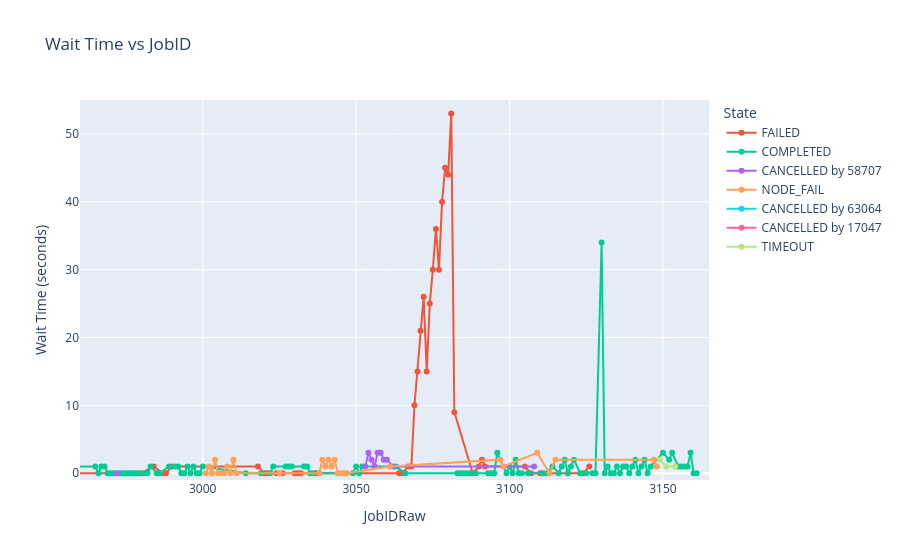

The notebook cell this image was saved under:
### Code cell
data = pd.read_csv("../Data/Slurm-data-2.csv")
data.columns = ['UID','GID','JobIDRaw','Group','Account','JobName','TimelimitRaw','Submit','Start','End','State','ExitCode',
                'ReservationId','Reservation','Priority','Eligible','Constraints','SystemCPU','CPUTimeRAW','ElapsedRaw',
                'Layout','NTasks','QOSREQ','QOS','Restarts','WorkDir','ConsumedEnergyRaw','FailedNode','AveDiskRead',
                'AveDiskWrite','MaxDiskRead','MaxDiskWrite','Partition','Reason','Suspended','AllocNodes','AveRSS','MaxRSS',
                'DerivedExitCode','AveVMSize','MaxVMSize','ReqMem','ReqNodes','NNodes','Planned','PlannedCPURAW','NCPUS',
                'UserCPU','ReqCPUS','TotalCPU','TRESUsageInTot','TRESUsageOutTot','ReqTRES','AllocTRES','TRESUsageInMax',
                'TRESUsageOutMax','Flags','Comment','SystemComment','AdminComment']

data = data.dropna(subset=['JobIDRaw', 'Submit', 'Start'])

#Verify no missing values in JobIDRaw, Submit, Start
#print(data.shape)
#nan_columns = data.columns[data.isna().any()]
#print(data[nan_columns])

#Removes Na values in JobIDRaw, Submit, Start
data = data.sort_values(by=['JobIDRaw'], ascending=True)

#Errors=coerce removes invalid dates that are not NaNs
data['Start'] = pd.to_datetime(data["Start"], format='%Y-%m-%dT%H:%M:%S', errors='coerce')
data['Start'] = (data["Start"] - pd.Timestamp('1970-01-01')) // pd.Timedelta('1s')
data['Submit'] = pd.to_datetime(data['Submit'], format='%Y-%m-%dT%H:%M:%S', errors='coerce')
data['Submit'] = (data['Submit'] - pd.Timestamp('1970-01-01')) // pd.Timedelta('1s')

wait_times = []

for i in range(len(data)):
    wait = data.iloc[i]['Start'] - data.iloc[i]['Submit']
    wait_times.append(wait)

plot = px.line(data, x=data['JobIDRaw'], y=wait_times, color=data['State'],
                    title='Wait Time vs JobID',
                    labels={'x': 'JobID Time', 'y': 'Wait Time (seconds)'},
                    color_discrete_map={'timeout': 'black'})

#Can add lots of color,opacity, size, shape info to the datapoints
plot.update_traces(mode='markers+lines', marker=dict(size=6))
plot.update_layout(xaxis=dict(range=[2960, 3165]))
plot.update_layout(yaxis=dict(range=[-1, 55]))
plot.show()

plot.write_html("../Plots/Slurm-Data-2-plot.html")
plot.write_image("../Plots/WaitTimevsJobID.png")
plot.write_html("../Plots/WaitTimevsJobID.html")

#Also, can click and drag on the plot to zoom in on a specific area of the graph

### Figure 1 — Plotly figure (JSON) as saved in the notebook; plotly's stock layout.template omitted (floating-point values rounded to 4 significant figures)
{"data": [{"hovertemplate": "State=FAILED<br>JobIDRaw=%{x}<br>Wait Time (seconds)=%{y}<extra></extra>", "legendgroup": "FAILED", "line": {"color": "#EF553B", "dash": "solid"}, "marker": {"size": 6, "symbol": "circle"}, "mode": "markers+lines", "name": "FAILED", "orientation": "v", "showlegend": true, "type": "scatter", "x": [20, 21, 22, 23, 2980, 2984, 2987, 2988, 2990, 3018, 3020, 3021, 3024, 3026, 3030, 3031, 3032, 3037, 3064, 3065, 3067, 3068, 3069, 3070, 3071, 3072, 3073, 3074, 3075, 3076, 3077, 3078, 3079, 3080, 3081, 3082, 3088, 3090, 3091, 3092, 3105, 3107, 3110, 3124, 3126], "xaxis": "x", "y": [77.0, 0.0, 0.0, 0.0, 0.0, 1.0, 0.0, 0.0, 1.0, 1.0, 0.0, 0.0, 0.0, 0.0, 0.0, 0.0, 0.0, 0.0, 0.0, 0.0, 1.0, 1.0, 10.0, 15.0, 21.0, 26.0, 15.0, 25.0, 30.0, 36.0, 30.0, 40.0, 45.0, 44.0, 53.0, 9.0, 0.0, 1.0, 2.0, 1.0, 1.0, 0.0, 0.0, 0.0, 1.0], "yaxis": "y"}, {"hovertemplate": "State=COMPLETED<br>JobIDRaw=%{x}<br>Wait Time (seconds)=%{y}<extra></extra>", "legendgroup": "COMPLETED", "line": {"color": "#00cc96", "dash": "solid"}, "marker": {"size": 6, "symbol": "circle"}, "mode": "markers+lines", "name": "COMPLETED", "orientation": "v", "showlegend": true, "type": "scatter", "x": [24, 25, 2965, 2966, 2967, 2968, 2969, 2970, 2971, 2973, 2974, 2975, 2976, 2977, 2978, 2979, 2981, 2982, 2983, 2985, 2986, 2989, 2991, 2992, 2993, 2994, 2995, 2996, 2997, 2998, 2999, 3000, 3014, 3019, 3022, 3023, 3027, 3028, 3029, 3033, 3034, 3035, 3036, 3049, 3050, 3051, 3052, 3063, 3066, 3083, 3084, 3085, 3086, 3087, 3089, 3093, 3094, 3095, 3096, 3099, 3100, 3101, 3102, 3103, 3104, 3106, 3111, 3112, 3114, 3116, 3117, 3118, 3119, 3120, 3121, 3123, 3125, 3127, 3128, 3130, 3131, 3132, 3133, 3134, 3135, 3136, 3137, 3138, 3139, 3140, 3141, 3142, 3143, 3144, 3145, 3146, 3150, 3152, 3153, 3155, 3156, 3157, 3158, 3159, 3160, 3161], "xaxis": "x", "y": [16.0, 0.0, 1.0, 0.0, 1.0, 1.0, 0.0, 0.0, 0.0, 0.0, 0.0, 0.0, 0.0, 0.0, 0.0, 0.0, 0.0, 0.0, 1.0, 0.0, 0.0, 1.0, 1.0, 1.0, 0.0, 0.0, 1.0, 0.0, 1.0, 0.0, 0.0, 1.0, 0.0, 0.0, 0.0, 1.0, 1.0, 1.0, 1.0, 1.0, 1.0, 0.0, 0.0, 0.0, 1.0, 0.0, 1.0, 1.0, 0.0, 0.0, 0.0, 0.0, 0.0, 0.0, 0.0, 0.0, 0.0, 0.0, 3.0, 0.0, 1.0, 0.0, 2.0, 0.0, 0.0, 0.0, 0.0, 0.0, 1.0, 0.0, 1.0, 2.0, 0.0, 1.0, 2.0, 0.0, 0.0, 0.0, 0.0, 34.0, 0.0, 1.0, 0.0, 0.0, 1.0, 0.0, 1.0, 1.0, 0.0, 1.0, 2.0, 0.0, 1.0, 2.0, 0.0, 1.0, 3.0, 2.0, 3.0, 1.0, 1.0, 1.0, 1.0, 3.0, 0.0, 0.0], "yaxis": "y"}, {"hovertemplate": "State=CANCELLED by 58707<br>JobIDRaw=%{x}<br>Wait Time (seconds)=%{y}<extra></extra>", "legendgroup": "CANCELLED by 58707", "line": {"color": "#ab63fa", "dash": "solid"}, "marker": {"size": 6, "symbol": "circle"}, "mode": "markers+lines", "name": "CANCELLED by 58707", "orientation": "v", "showlegend": true, "type": "scatter", "x": [2972, 3012, 3048, 3053, 3054, 3055, 3056, 3057, 3058, 3059, 3060, 3062, 3108, 3122], "xaxis": "x", "y": [0.0, NaN, NaN, 1.0, 3.0, 2.0, 1.0, 3.0, 3.0, 2.0, 2.0, 1.0, 1.0, NaN], "yaxis": "y"}, {"hovertemplate": "State=NODE_FAIL<br>JobIDRaw=%{x}<br>Wait Time (seconds)=%{y}<extra></extra>", "legendgroup": "NODE_FAIL", "line": {"color": "#FFA15A", "dash": "solid"}, "marker": {"size": 6, "symbol": "circle"}, "mode": "markers+lines", "name": "NODE_FAIL", "orientation": "v", "showlegend": true, "type": "scatter", "x": [3001, 3002, 3003, 3004, 3005, 3006, 3007, 3008, 3009, 3010, 3011, 3025, 3038, 3039, 3040, 3041, 3042, 3043, 3044, 3045, 3046, 3047, 3061, 3097, 3098, 3109, 3113, 3115, 3147, 3148], "xaxis": "x", "y": [0.0, 1.0, 0.0, 2.0, 0.0, 0.0, 0.0, 1.0, 0.0, 2.0, 0.0, 0.0, 0.0, 2.0, 1.0, 2.0, 1.0, 2.0, 0.0, 0.0, 0.0, 0.0, 1.0, 2.0, 1.0, 3.0, 0.0, 2.0, 2.0, 1.0], "yaxis": "y"}, {"hovertemplate": "State=CANCELLED by 63064<br>JobIDRaw=%{x}<br>Wait Time (seconds)=%{y}<extra></extra>", "legendgroup": "CANCELLED by 63064", "line": {"color": "#19d3f3", "dash": "solid"}, "marker": {"size": 6, "symbol": "circle"}, "mode": "markers+lines", "name": "CANCELLED by 63064", "orientation": "v", "showlegend": true, "type": "scatter", "x": [3013], "xaxis": "x", "y": [NaN], "yaxis": "y"}, {"hovertemplate": "State=CANCELLED by 17047<br>JobIDRaw=%{x}<br>Wait Time (seconds)=%{y}<extra></extra>", "legendgroup": "CANCELLED by 17047", "line": {"color": "#FF6692", "dash": "solid"}, "marker": {"size": 6, "symbol": "circle"}, "mode": "markers+lines", "name": "CANCELLED by 17047", "orientation": "v", "showlegend": true, "type": "scatter", "x": [3129], "xaxis": "x", "y": [NaN], "yaxis": "y"}, {"hovertemplate": "State=TIMEOUT<br>JobIDRaw=%{x}<br>Wait Time (seconds)=%{y}<extra></extra>", "legendgroup": "TIMEOUT", "line": {"color": "#B6E880", "dash": "solid"}, "marker": {"size": 6, "symbol": "circle"}, "mode": "markers+lines", "name": "TIMEOUT", "orientation": "v", "showlegend": true, "type": "scatter", "x": [3149, 3151, 3154], "xaxis": "x", "y": [2.0, 1.0, 1.0], "yaxis": "y"}], "layout": {"legend": {"title": {"text": "State"}, "tracegroupgap": 0}, "title": {"text": "Wait Time vs JobID"}, "xaxis": {"anchor": "y", "domain": [0, 1], "range": [2960, 3165], "title": {"text": "JobIDRaw"}}, "yaxis": {"anchor": "x", "domain": [0, 1], "range": [-1, 55], "title": {"text": "Wait Time (seconds)"}}}}
